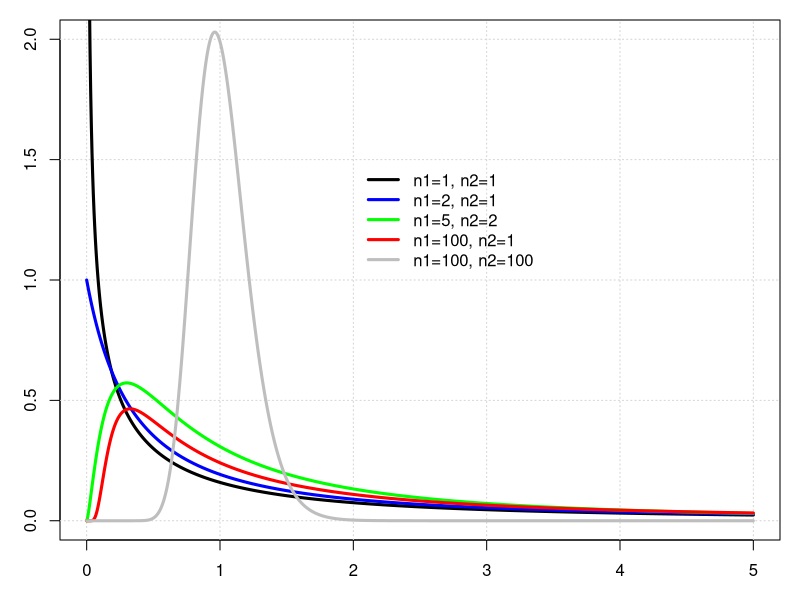

The R script that drew this image: (Note: this script raises an error after producing the figure.)
# Lesson 4
#Introduction in  distributions

#In R we have several basic functions that define the basic distributions (discrete & continuous):
  
#Distribution Function (arguments)
 
#beta - beta (shape1, shape2, ncp)
#binomial - binom (size, prob)
#chi-squared - chisq (df, ncp)
#exponential - exp (rate)
#gamma - gamma (shape, scale)
#logistic - logis (location, scale)
#normal - norm (mean, sd)
#Poisson - pois (lambda)
#Student's t - t (df, ncp)
#uniform - unif (min, max)

#Distributions are:
# discrete
#continious

#Discrete distributions:
#
#Bernoulli

#We can draw from a Bernoulli using sample(), runif() or rbinom() with size = 1.

 n <- 1000
 x <- sample(c(0,1), n, replace=T)
 x <- sample(c(0,1), n, replace=T, prob=c(0.3,0.7))
 x <- runif(n) > 0.3
 x <- rbinom(n, size=1, prob=0.2)
 
 #Binomial
 
#We can sample from a binomial distribution using the rbinom() function with arguments n for number of samples to take, size defining the number of trials and prob defining the probability of success in each trial.
 
 x <- rbinom(n=100,size=10,prob=0.5)
 x
 
 #Hypergeometric distribution
 
#We can sample n times from a hypergeometric distribution using the rhyper() function.
 
 #dhyper(x, m, n, k, log = FALSE)
 #phyper(q, m, n, k, lower.tail = TRUE, log.p = FALSE)
 #qhyper(p, m, n, k, lower.tail = TRUE, log.p = FALSE)
 #rhyper(nn, m, n, k)
 #x, q -	vector of quantiles representing the number of white balls drawn without replacement from an urn which contains both black and white balls.
 #m 	- the number of white balls in the urn.
 #n 	- the number of black balls in the urn.
 #k 	- the number of balls drawn from the urn.
 #p 	- probability, it must be between 0 and 1.
 #nn 	-number of observations. If length(nn) > 1, the length is taken to be the number required.
 
 
 x <- rhyper(n=100, 15, 5, 5) 
 x
 
 #Geometric distribution
 #The geometric distribution.
 
  N <- 10000 # trails
  x <- rgeom(N, .5) # probability 0.5
  x <- rgeom(N, .01) #probability 0.01
 x
 
 #Multinomial
 #The multinomial distribution.
 
 sample(1:6, 100, replace=T, prob= rep(1/6,6))
 
 
 #Negative binomial distribution
 #The negative binomial distribution is the distribution of the number of failures before k successes in a series of Bernoulli events.
 
N <- 100000
x <- rnbinom(N, 10, .25)
 x
 
#Poisson distribution
#We can draw n values from a Poisson distribution with a mean set by the argument lambda.
 
x <- rpois(n=100, lambda=3)
x 

#Continuous distributions

#Chi Square distribution
#Quantile of the Chi square distribution:
qchisq(.95,1) #[1] 3.841459
 qchisq(.95,10) #[1] 18.30704
 qchisq(.95,100) #[1] 124.3421

# Exponential
#We can sample n values from a exponential distribution with a given rate (default is 1) using the rexp() function

x <- rexp(n=100, rate=1)
 x

 #Fisher-Snedecor
# We can draw the density of a Fisher distribution (F-distribution) :
   
 par(mar=c(3,3,1,1))
 x <- seq(0,5,len=1000)
  plot(range(x),c(0,2),type="n")
  grid()
  lines(x,df(x,df1=1,df2=1),col="black",lwd=3)
  lines(x,df(x,df1=2,df2=1),col="blue",lwd=3)
  lines(x,df(x,df1=5,df2=2),col="green",lwd=3)
  lines(x,df(x,df1=100,df2=1),col="red",lwd=3)
  lines(x,df(x,df1=100,df2=100),col="grey",lwd=3)
  legend(2,1.5,legend=c("n1=1, n2=1","n1=2, n2=1","n1=5, n2=2","n1=100, n2=1","n1=100, n2=100"),col=c("black","blue","green","red","grey"),lwd=3,bty="n")
 
  #Gamma
#We can sample n values from a gamma distribution with a given shape parameter and scale parameter ?? {\displaystyle \theta } \theta using the rgamma() function. Alternatively a shape parameter and rate parameter ?? = 1 / ?? {\displaystyle \beta =1/\theta } {\displaystyle \beta =1/\theta } can be given.
  
 x <- rgamma(n=10, scale=1, shape=0.4)
 x <- rgamma(n=100, scale=1, rate=0.8)
x

#Normal and related distributions

#We can sample n values from a normal or gaussian Distribution with a given mean (default is 0) and sd (default is 1) using the rnorm() function

x <- rnorm(n=100, mean=0, sd=1)
x

#Quantile of the normal distribution

qnorm(.95) #[1] 1.644854
qnorm(.975) #[1] 1.959964
qnorm(.99) #[1] 2.326348

#Uniform distribution

#We can sample n values from a uniform distribution (also known as a rectangular distribution] between two values (defaults are 0 and 1) using the runif() function

runif(n=100, min=0, max=1)


#Table 1:  Common Probability      Distribution Functions in R

#Name 	  Probability Density 	Cumulative Distribution 	Quantile
#Normal 	   dnorm(Z,mean,sd) 	  pnorm(Z,mean,sd) 	       qnorm(Q,mean,sd)
#Poisson     dnorm(N,lambda) 	   pnorm(N,lambda) 	        qnorm(Q,lambda)
#Binomial    dbinom(N,size,prob)  pbinom(N,size,prob) 	  qbinom(Q,size,prob)
#Exponential  dexp(N,rate) 	      pexp(N,rate) 	            qexp(Q,rate)
#??2           dchisq(X,df) 	      pchisq(X.df) 	             qchisq(X,df)
 
# Normal distribution 
z<-seq(-3.5,3.5,0.1)  # 71 points from -3.5 to 3.5 in 0.1 steps
q<-seq(0.001,0.999,0.001)  # 1999 points from 0.1% to 99.9% on 0.1% steps
dStandardNormal <- data.frame(Z=z, 
                              Density=dnorm(z, mean=0, sd=1),
                              Distribution=pnorm(z, mean=0, sd=1))  
qStandardNormal <- data.frame(Q=q, 
                              Quantile=qnorm(q, mean=0, sd=1))  
head(dStandardNormal)

head(qStandardNormal)

plot(qStandardNormal)
plot(dStandardNormal)



#ex. 1

#Assume a random variable Z is distributed according to the normal distribution with mean 6 and standard deviation 4. 
#What is the probability that Z takes on a value between -1 and 3 ?
# A: subtract the c.d. at -1 from the c.d. at 3
pnorm(3, 6, 4) - pnorm(-1, 6, 4) #[1] 0.1865682

#ex.2
# Assume a random variable Z is distributed according to the normal distribution with mean 20 and standard deviation 10. 
#What is the 90% confidence interval around the mean for the expected value of Z?
 #  Use the quantile function
 
 upper <- qnorm(0.95, 20, 10)
lower <- qnorm(0.05, 20, 10)
c(lower, upper)   #[1]  3.551464 36.448536


#Poisson Distribution
lower<-qpois(0.001, lambda=2.5)
upper<-qpois(0.999, lambda=2,5)
n<-seq(lower,upper,1)
q<-seq(0.001,0.999,0.001)
dPoisson25 <- data.frame(N=n, 
                         Density=dpois(n, lambda=2.5),
                         Distribution=ppois(n, lambda=2.5))  
qPoisson25 <- data.frame(Q=q, Quantile=qpois(q, lambda=2.5))  
head(dPoisson25)
head(qPoisson25)
plot(dPoisson25)
plot(qPoisson25)

#ex. 3
#Assume a a ball from the driving range next door lands in your yard at an average rate of 3 balls per hour during the day. 
#What is the probability that 10 or fewer golf balls will land in your yard during the afternoon, assuming the afternoon is 5 hours long?
  
#  mean is 15 = 3 * 5 for the entire afternoon
  ppois(10, 15)  #[1] 0.1184644
  
#Binomial Distribution

  lower<-qbinom(0.001, size=100, prob=0.5)
  upper<-qbinom(0.999, size=100, prob=0.5)
  n<-seq(lower,upper,1)
  q<-seq(0.001,0.999,0.001)
  dBinom100 <- data.frame(N=n, 
                          Density=dbinom(n, size=100, prob=0.5),
                          Distribution=pbinom(n, size=100, prob=0.5))  
  qBinom100 <- data.frame(Q=q, Quantile=qbinom(q, size=100, prob=0.5))  
  head(dBinom100)
  
  #ex. 4
 # Assume a coin is weighted so that it comes up heads 60% of the time. 
#What is the prbability that you will obtain 25 or more heads after 50 flips?
    
#  Use pbinom to get the probability of 25 or less heads, and subtract from 1 

 pbinom(25,50,0.6)

 #ex. 5  
# Assume you flip a fair coin 100 times.
#What is the number N that, 90% of the time, the number of heads is less than or equal to N?
   
   # Use the quantile function.  
   qbinom(0.9, 100, 0.5)
   
   
#Exponential Distribution
   
   lower <- floor(qexp(0.001, rate=0.2))
   upper <- ceiling(qexp(0.999, rate=0.2))
   t <- seq(lower,upper,0.1)
   q <- seq(0.001,0.999,0.001)
   dexp02 <- data.frame(T=t, 
                        Density=dexp(t, rate=0.2),
                        Distribution=pexp(t, rate=0.2))  
   qexp02 <- data.frame(Q=q, Quantile=qexp(q, rate=0.2))  
   head(dexp02)
   head(qexp02)
   
  #ex. 6
#Assume the lifetime of a metastable nuclear isomer ?? is exponentially distributed with a mean lifetime of 20 minutes. 
#What is the probabilty that a ?? nucleus will decay within the next 15 minutes?
     
# The rate is 1/20 = 0.05.  Use pexp to get the probability of decay
 #  in 15 or less minutes 
     pexp(15, 0.05)
     
 #ex.7
#Assume that a light bulb has a mean lifetime of 1000 hours. What is the probability that the light bulb survives to 2000 hours?
       
#  The rate is 1/1000 = 0.001.  Use pexp to get the probability of burnout within
#    2000 hours, and subtract from 1.
 pexp(2000, 0.001)